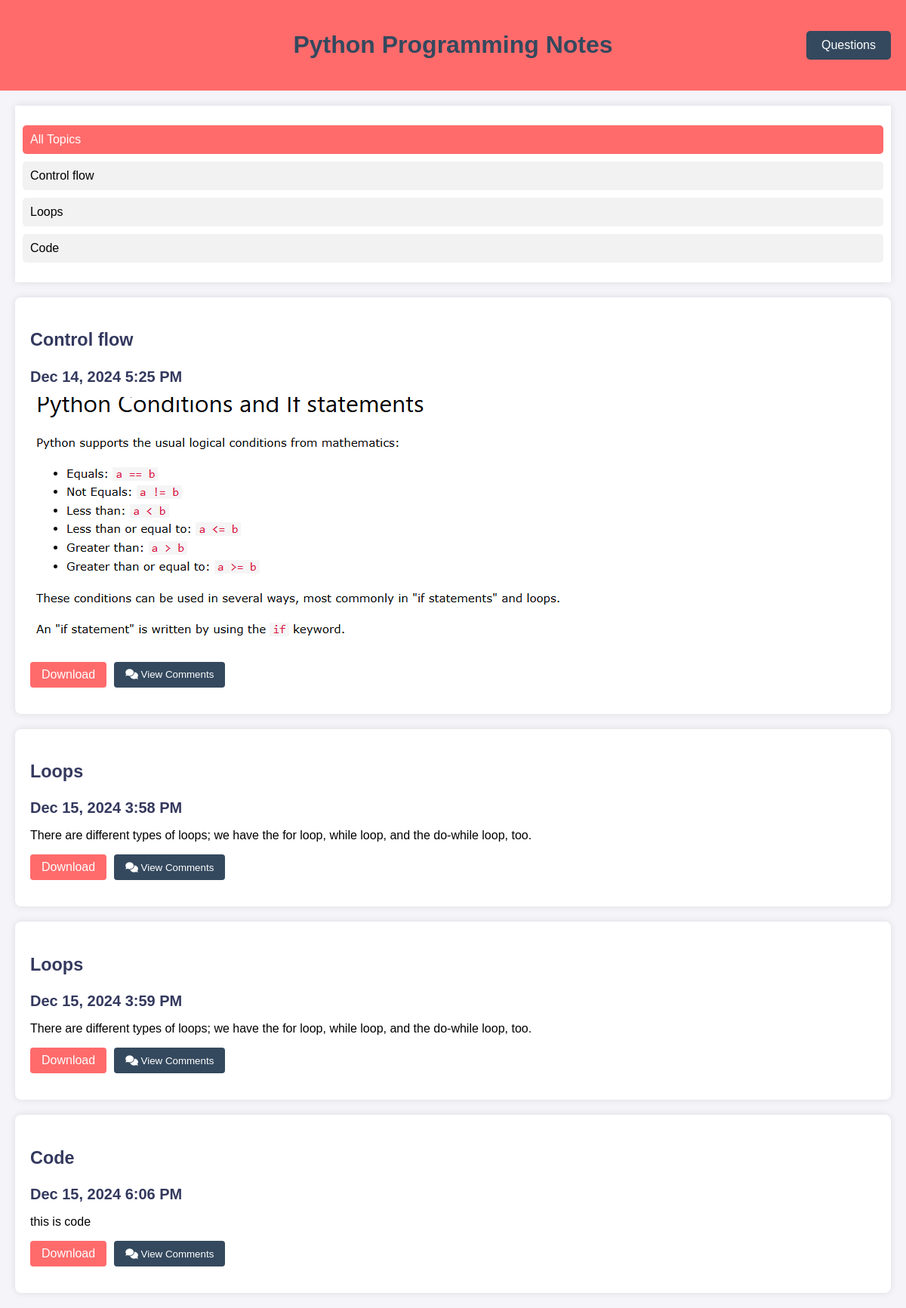
The app's page /courses/py_notePage.php (signed in) with its own data.
### tables this page shows
CREATE TABLE `topics` (
  `topicId` int(11) NOT NULL,
  `courseId` int(11) NOT NULL,
  `topicName` varchar(100) NOT NULL
);

CREATE TABLE `notes` (
  `noteId` int(11) NOT NULL,
  `userId` int(11) DEFAULT NULL,
  `topicId` int(11) NOT NULL,
  `noteText` text NOT NULL,
  `created_at` timestamp NOT NULL DEFAULT current_timestamp(),
  `updated_at` timestamp NOT NULL DEFAULT current_timestamp() ON UPDATE current_timestamp(),
  `image_path` varchar(255) DEFAULT NULL
);

### courses/py_notePage.php (the view, shortened to what this page needs)
<?php
$host = 'localhost';
$user = 'rahinatu.lawal';
$password = 'mohammed2';
$db_name = 'webtech_fall2024_rahinatu_lawal';
try {
    $pdo = new PDO("mysql:host=$host;dbname=$db_name;charset=utf8", $user, $password);
    $pdo->setAttribute(PDO::ATTR_ERRMODE, PDO::ERRMODE_EXCEPTION);
} catch (PDOException $e) {
    echo "Connection failed: " . $e->getMessage();
    exit;
}
try {
    $topicStmt = $pdo->prepare("SELECT topicId, topicName FROM topics WHERE courseId = 6");
    $topicStmt->execute();
    $topics = $topicStmt->fetchAll(PDO::FETCH_ASSOC);
    $noteStmt = $pdo->prepare("
        SELECT n.noteId, n.topicId, n.noteText, n.image_path, t.topicName, n.created_at
        FROM notes n
        JOIN topics t ON n.topicId = t.topicId
        WHERE t.courseId = 6
    ");
    $noteStmt->execute();
    $notes = $noteStmt->fetchAll(PDO::FETCH_ASSOC);
} catch(PDOException $e) {
    die("Query failed: " . $e->getMessage());
}
?>
<!DOCTYPE html>
<html lang="en">
<head>
    <link rel="stylesheet" href="https://cdnjs.cloudflare.com/ajax/libs/font-awesome/6.1.2/css/all.min.css">
</head>
<body>
    <header class="calculus-header">
        <h1>Python Programming Notes</h1>
        <button class="questions-btn" onclick="window.location.href='py_question.php';">Questions</button>
    </header>
    <div class="layout">
        <div class="filter-section">
            <ul id="topicsList">
                <li class="active" data-topic-id="all">All Topics</li>
                <?php foreach ($topics as $topic): ?>
                    <li data-topic-id="<?php echo $topic['topicId']; ?>">
                        <?php echo $topic['topicName']; ?>
                    </li>
                <?php endforeach; ?>
            </ul>
        </div>
        <div class="notes-container" id="notesContainer">
            <?php foreach ($notes as $note): ?>
                <div class="note-card" data-topic-id="<?php echo $note['topicId']; ?>">
                    <div class="note-header">
                        <h3><?php echo htmlspecialchars($note['topicName']); ?></h3>
                        <span class="timestamp"><?php echo date('M j, Y g:i A', strtotime($note['created_at'])); ?></span>
                    </div>
                    <div class="note-content">
                        <?php echo $note['noteText']; ?>
                        <?php if (!empty($note['image_path'])): ?>
                            <img src="<?php echo "../".htmlspecialchars($note['image_path']); ?>" alt="Note Image" class="note-image">
                        <?php endif; ?>
                        <div class="note-actions">
                            <button class="download-btn" data-topic-name="<?php echo $note['topicName']; ?>" data-note-id="<?php echo $note['noteId']; ?>">Download</button>
                            <button class="view-comments-btn" onclick="toggleComments(this)" data-note-id="<?php echo $note['noteId']; ?>">
                                <i class="fas fa-comments"></i> View Comments
                            </button>
                        </div>
                    </div>
                </div>
            <?php endforeach; ?>
        </div>
    </div>
</body>
</html>

### courses/py_notePage.php (style rules this page uses)
body { font-family: Arial, sans-serif; background-color: #f4f4f9; margin: 0; padding: 0; }
.calculus-header { background-color: #FF6B6B; color: #34495E; text-align: center; padding: 20px; position: relative; }
.layout { display: flex; flex-direction: column; padding: 20px; }
.filter-section { background-color: #fff; padding: 10px; box-shadow: 0 0 10px rgba(0, 0, 0, 0.1); margin-bottom: 20px; }
.filter-section ul { list-style-type: none; padding: 0; }
.filter-section li { margin: 10px 0; cursor: pointer; padding: 10px; border-radius: 5px; background-color: #f2f2f2; transition: background-color 0.3s; }
.filter-section li.active { background-color: #FF6B6B; color: white; }
.notes-container { display: flex; flex-direction: column; gap: 20px; }
.note-card { background-color: #fff; padding: 20px; box-shadow: 0 0 10px rgba(0, 0, 0, 0.1); border-radius: 8px; box-sizing: border-box; transition: transform 0.3s ease-in-out; }
.note-header { font-size: 20px; font-weight: bold; color: #34395E; margin-bottom: 15px; }
.download-btn { background-color: #FF6B6B; color: white; border: none; border-radius: 4px; cursor: pointer; display: flex; align-items: center; gap: 5px; transition: background-color 0.3s; padding: 8px 15px; font-size: inherit; font-family: inherit; }
.view-comments-btn { background-color: #34495E; }
.note-header { margin-bottom: 15px; }
.note-content { margin-bottom: 15px; }
.questions-btn { position: absolute; right: 20px; top: 50%; transform: translateY(-50%); background-color: #34495E; color: white; padding: 10px 20px; border: none; border-radius: 5px; cursor: pointer; font-size: 16px; transition: background-color 0.3s ease; }
.note-actions { display: flex; gap: 10px; justify-content: flex-start; margin-top: 15px; }
.note-actions button { padding: 8px 15px; border: none; border-radius: 4px; cursor: pointer; color: white; transition: background-color 0.3s; }

### records on screen
topics: topicName "Control flow"
topics: topicName "Loops"
topics: topicName "Code"
notes: topicId.topicName "Control flow", created_at "Dec 14, 2024 5:25 PM", image_path (picture)
notes: topicId.topicName "Loops", created_at "Dec 15, 2024 3:58 PM", noteText "There are different types of loops; we have the for loop, while loop, and the do-while loop, too."
notes: topicId.topicName "Loops", created_at "Dec 15, 2024 3:59 PM", noteText "There are different types of loops; we have the for loop, while loop, and the do-while loop, too."
notes: topicId.topicName "Code", created_at "Dec 15, 2024 6:06 PM", noteText "this is code"
